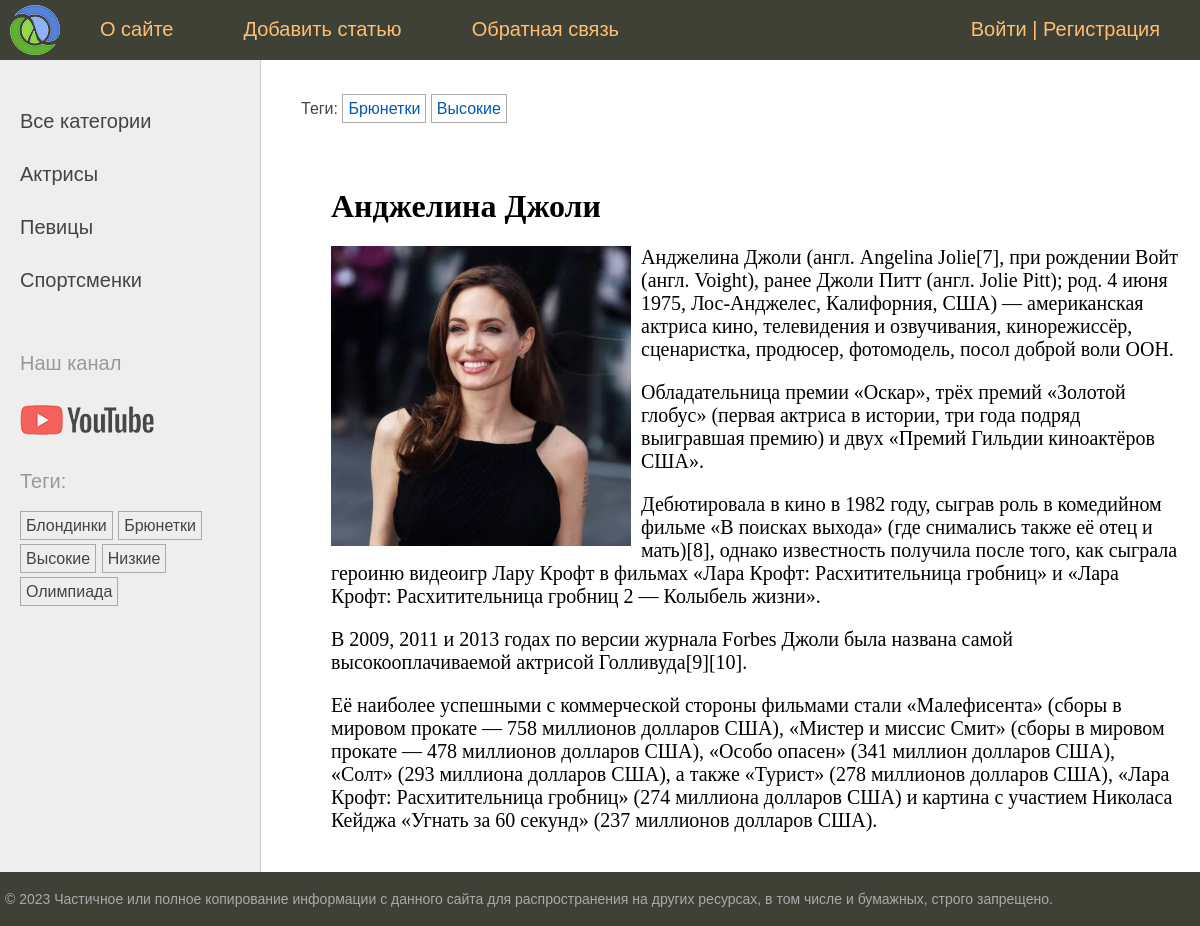
The app's page /post/andzhelina-dzholi/ with its own data.
### women/models.py (models this page shows, shortened)
class Category(models.Model):
    name = models.CharField(max_length=100, db_index=True, verbose_name='Категория')
    slug = models.SlugField(max_length=255, unique=True, db_index=True, verbose_name='Slug')
    class Meta:
        verbose_name = 'Категория'
        verbose_name_plural = 'Категории'
    def get_absolute_url(self):
        return reverse('category', kwargs={'cat_slug': self.slug})

class TagPost(models.Model):
    tag = models.CharField(max_length=100, db_index=True)
    slug = models.SlugField(max_length=255, unique=True, db_index=True)
    def get_absolute_url(self):
        return reverse('tag', kwargs={'tag_slug': self.slug})

class Women(models.Model):
    class Status(models.IntegerChoices):
        DRAFT = 0, 'Черновик'
        PUBLISHED = 1, 'Опубликовано'
    title = models.CharField(max_length=255, verbose_name='Заголовок')
    slug = models.SlugField(max_length=255, unique=True, db_index=True, verbose_name='Slug',
                            validators=[
                                MinLengthValidator(5, message='Минимум 5 символов'),
                                MaxLengthValidator(100, message='Максимум 100 символов'),
                            ])
    photo = models.ImageField(upload_to='photos/%Y/%m/%d/', default=None,blank=True,null=True,verbose_name='Фото')
    content = models.TextField(blank=True,
                               verbose_name='Текст статьи')  # blank = True позволяет ничего не передавать в это поле
    time_create = models.DateTimeField(auto_now_add=True,
                                       verbose_name='Время создания')  # auto_now_add будет автоматически заполнять поле, но только в момент первого добавления записи
    time_update = models.DateTimeField(auto_now=True,
                                       verbose_name='Время изменения')  # auto_now будет менять поле если меняется содержимое записи
    is_published = models.BooleanField(choices=tuple(map(lambda x: (bool(x[0]), x[1]), Status.choices)),
                                       default=Status.DRAFT, verbose_name='Статус')
    cat = models.ForeignKey('Category', on_delete=models.PROTECT, related_name='posts', verbose_name='Категории')
    tags = models.ManyToManyField('TagPost', blank=True, related_name='tags', verbose_name='Теги')
    husband = models.OneToOneField('Husband', on_delete=models.SET_NULL, null=True, blank=True, related_name='woman',
                                   verbose_name='Муж')
    objects = models.Manager()
    published = PublishedManager()
    class Meta:
        verbose_name = 'Известные женщины'
        verbose_name_plural = 'Известные женщины'
        ordering = ['time_create']
        indexes = [
            models.Index(fields=['time_create']),
        ]

### women/views.py (the view)
# urls.py: path('post/<slug:post_slug>/', views.ShowPost.as_view(), name='post'),
class ShowPost(DataMixin,DetailView):
    template_name = 'women/post.html'
    slug_url_kwarg = 'post_slug'
    context_object_name = 'post'
    def get_context_data(self, **kwargs):
        context = super().get_context_data(**kwargs)
        return self.get_mixin_context(context,title = context['post'].title)
    def get_object(self, queryset=None):
        return get_object_or_404(Women.published, slug=self.kwargs[
            self.slug_url_kwarg])  # выбираем из менеджера Вумен Паблишед по слагу (вместо self.slug_url_kwargs можно было указать post_slug)

### users/context_processors.py (called while the page is built)
def get_women_context(request):
    return {'mainmenu' : menu}

### women/models.py (called while the page is built)
    def get_queryset(self):
        return super().get_queryset().filter(is_published=Women.Status.PUBLISHED)

### women/templatetags/women_tags.py (called while the page is built)
@register.inclusion_tag('women/list_categories.html')
def show_categories(cat_selected = 0):
    cats = Category.objects.annotate(total=Count('posts')).filter(total__gt=0)
    return {'cats': cats,'cat_selected': cat_selected}

@register.inclusion_tag('women/list_tags.html')
def show_all_tags():
    return {'tags': TagPost.objects.annotate(total=Count('tags')).filter(total__gt=0)}

### women/utils.py (called while the page is built)
    def get_mixin_context(self, context, **kwargs):
        context['cat_selected'] = None
        context.update(kwargs)
        return context

### women/templates/women/post.html
{% extends 'base.html' %}
{% block breadcrumbs %}
{% with post.tags.all as tags %}
{% if tags %}
<ul class="tags-list">
    <li>Теги:</li>
    {% for t in tags %}
    <li><a href="{{t.get_absolute_url}}">{{t.tag}}</a></li>
    {% endfor %}
</ul>
{% endif %}
{% endwith %}
{% endblock %}
{% block content %}
<h1>{{post.title}}</h1>
{% if post.photo %}
<p ><img class="img-article-left" src="{{post.photo.url}}"></p>
{% endif %}
{{post.content|linebreaks}}
{% endblock %}

### women/templates/women/list_categories.html
{% for cat in cats %}
{% if cat.id == cat_selected %}
<li class = 'selected'>{{ cat.name }}</li>
{% else %}
<li><a href="{{ cat.get_absolute_url }}">{{ cat.name }}</a></li>
{% endif %}
{% endfor %}

### women/templates/women/list_tags.html
{% if tags %}
<p>Теги:</p>
<ul class="tags-list">
    {% for t in tags %}
    <li><a href="{{t.get_absolute_url}}">{{t.tag}}</a></li>
    {% endfor %}
</ul>
{% endif %}

### women/static/women/css/styles.css (style rules this page uses)
html, body { font-family: 'Arial'; margin: 0; padding: 0; height: 100%; width: 100%; color: #444; }
a { color: #0059b2; text-decoration: none; }
img { max-width: 600px; height: auto; }
img.img-article-left { max-width: 300px; height: auto; float: left; padding: 0 10px 10px 0; }
.left-chapters ul { width: 230px; margin: 0; padding: 20px 10px 10px 20px; list-style: none; font-size: 20px; }
.left-chapters ul li { margin: 30px 0 0 0; color: #999; }
.left-chapters ul li a { color: #444; text-decoration: none; }
ul.tags-list { width: 100%; margin: 0; padding: 0; list-style: none; }
ul.tags-list li { margin: 0; padding: 0 0 10px; display: inline-block; }
ul.tags-list li a { padding: 5px; font-size: 16px; border: 1px solid #aaa; }
.content-text h1 { font-size: 32px; }

### records on screen
Category: name "Актрисы"
Category: name "Певицы"
Category: name "Спортсменки"
TagPost: tag "Блондинки"
TagPost: tag "Брюнетки"
TagPost: tag "Высокие"
TagPost: tag "Низкие"
TagPost: tag "Олимпиада"
Women: title "Анджелина Джоли", photo (picture), content "Анджелина Джоли (англ. Angelina Jolie[7], при рождении Войт (англ. Voight), ранее Джоли Питт (англ. Jolie Pitt); род. 4 июня 1975, Лос-Анджелес, Калифорния, США) — американская актриса кино, телевидения и озвучивания, кинорежиссёр, сценаристка, продюсер, фотомодель, посол доброй воли ООН. Обладательница премии «Оскар», трёх премий «Золотой глобус» (первая актриса в истории, три года подряд выигравшая премию) и двух «Премий Гильдии киноактёров США». Дебютировала в кино в 1982 году, сыграв роль в комедийном фильме «В поисках выхода» (где снимались также её отец и мать)[8], однако известность получила после того, как сыграла героиню видеоигр Лару Крофт в фильмах «Лара Крофт: Расхитительница…"

### other values on screen
{{ m.title }} "О сайте" "Добавить статью" "Обратная связь"
